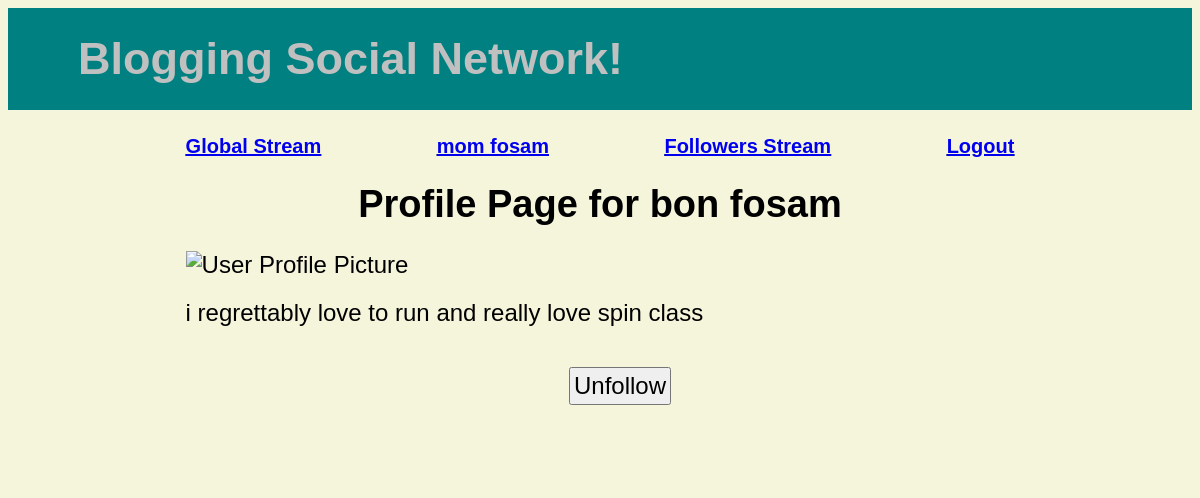
The app's page /socialnetwork/follower_page/5 (signed in) with its own data.
### socialnetwork/models.py (models this page shows)
class Profile(models.Model): #one to one relationship with users, many to many relationship between users
    bio = models.CharField(max_length = 200)
    profile_pic = models.FileField(blank=True)
    user = models.OneToOneField(User, on_delete=models.PROTECT) #these are the followers on a profile i think
    content_type = models.CharField(blank=True, max_length=50)
    following = models.ManyToManyField(User, related_name='followers')
    def __str__(self):
        return f"Profile(id={self.id}, bio = {self.bio}, profile_pic={self.profile_pic}, user={self.user}, content_type={self.content_type}, following={self.following})"

### socialnetwork/views.py (the view)
# urls.py: path('follower_page/<int:user_id>', views.follower_page_action, name='follower_page'), #this shows the profile page of someone you're following
@login_required
def follower_page_action(request, user_id):
    print("other profile start")
    user = get_object_or_404(User, id=user_id)
    user_profile = get_object_or_404(Profile, user=user)
    print(user_profile)
    context = {'profile': user_profile}
    return render(request, 'socialnetwork/follower_page.html', context)

### socialnetwork/templates/socialnetwork/follower_page.html (shortened to what this page needs)
{% extends "socialnetwork/base.html" %}
{% load static %}
{% block content %}
    <div class = "id_register_link" id = "id_register_link">
        <a id = "id_nav_global_stream" href="{% url 'stream' %}">Global Stream</a>
        <a id = "id_nav_profile" href="{% url 'profile' %}">{{ user.first_name }} {{ user.last_name }}</a>
        <a id = "id_nav_follower_stream" href="{% url 'follower_stream' %}">Followers Stream</a>
        <a id = "id_nav_logout" href="{% url 'logout' %}">Logout</a>
    </div>
    <div class = "id_page_name" id = "id_page_name">Profile Page for {{ profile.user.first_name }} {{ profile.user.last_name }}</div>
    {% if profile.profile_pic %}
        <img id="id_user_picture" src="{% url 'photo' profile.user.id %}" alt="User Profile Picture" width="150">
    {% else %}
        <img id = "id_user_picture" src = "{% static 'socialnetwork/profile_pic.png' %}" alt = "user profile picture">
    {% endif %}
    <div id ="id_user_bio">
        {{ profile.bio }}
    </div>
    {% if profile.user in request.user.profile.following.all %}
        <form action ="{% url 'unfollow' profile.user.id %}" method = "POST">
            <button id="id_unfollow">Unfollow</button>
        </form>
    {% else %}
    <form action ="{% url 'follow' profile.user.id %}" method = "POST">
        <button id="id_follow">Follow</button>
        {% csrf_token %}
    </form>
    {% endif %}
{% endblock %}

### socialnetwork/static/socialnetwork/base.css (style rules this page uses)
.body { background-color: beige; }
.id_page_name { padding: 25px; text-align: center; font-weight: bold; font-size: 38px; }
.id_register_link, .id_login_link { text-align:right; font-weight:bold; font-size: 20px; text-decoration: underline; display: flex; justify-content: space-between; gap: 20px; }
form { display: flex; justify-content: center; width: 100%; margin: 20px auto; padding: 20px; font-size: x-large; }
button { font-size: x-large; padding: 3px; }
#id_user_picture { margin-bottom: 20px; width: 150px; height: auto; justify-content: center; }

### records on screen
Profile: user.first_name "bon", user.last_name "fosam", bio "i regrettably love to run and really love spin class"

### other values on screen
{{ user.first_name }} "mom"
{{ user.last_name }} "fosam"
